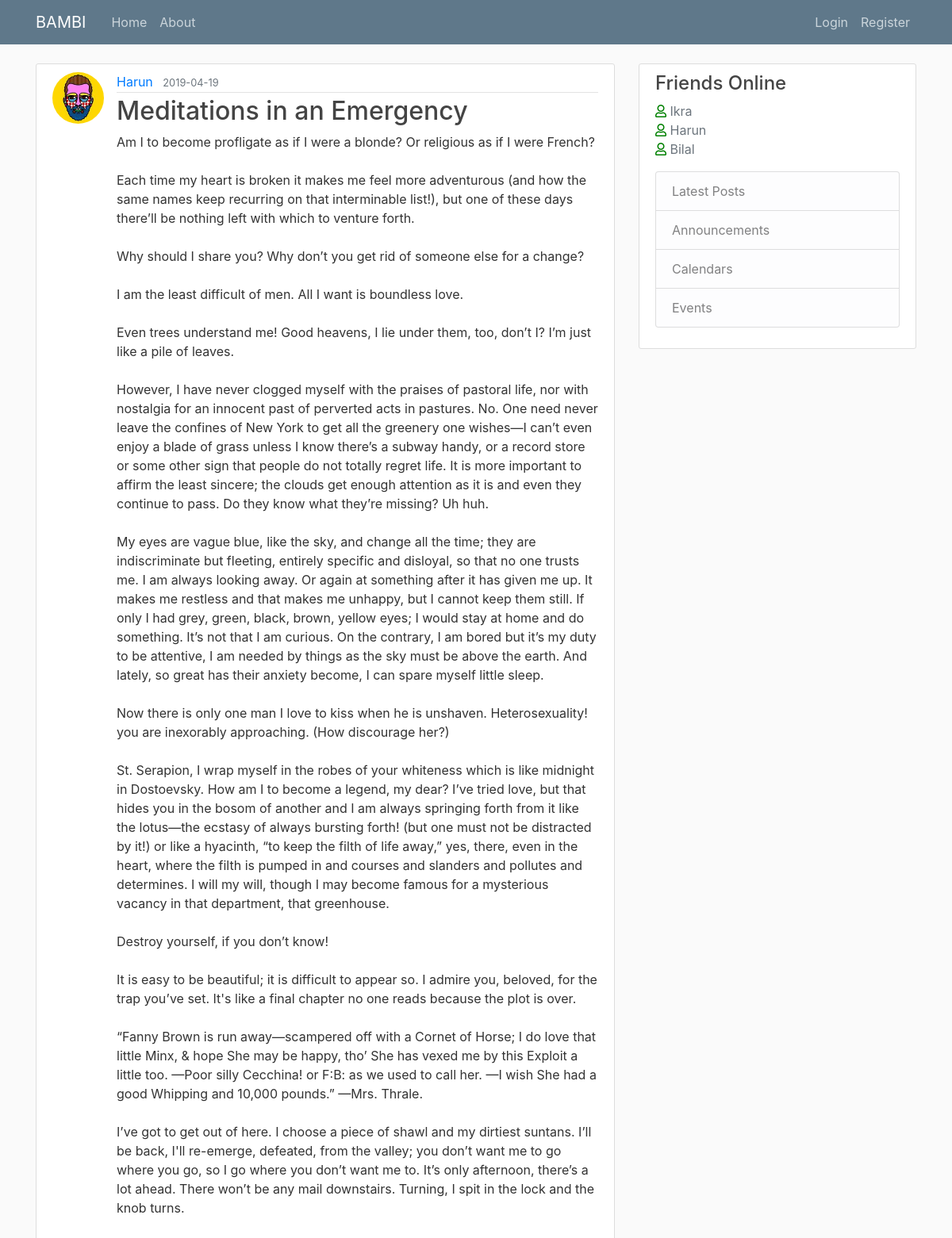
Screenshot of /post/23 with the database file from the repository.
### flaskblog/models.py (models this page shows, shortened)
class User(db.Model, UserMixin):
    id = db.Column(db.Integer, primary_key=True)
    username = db.Column(db.String(20), unique=True, nullable=False)
    email = db.Column(db.String(120), unique=True, nullable=False)
    image_file = db.Column(db.String(20), nullable=False,
                           default='default.jpg')
    password = db.Column(db.String(60), nullable=False)
    posts = db.relationship('Post', backref='author', lazy=True)

class Post(db.Model):
    id = db.Column(db.Integer, primary_key=True)
    title = db.Column(db.String(100), nullable=False)
    date_posted = db.Column(db.DateTime, nullable=False,
                            default=datetime.utcnow)
    content = db.Column(db.Text, nullable=False)
    user_id = db.Column(db.Integer, db.ForeignKey('user.id'), nullable=False)

### flaskblog/routes.py (the view)
@app.route("/post/<int:post_id>")
def post(post_id):
    post = Post.query.get_or_404(post_id)
    return render_template('post.html', title=post.title, post=post)

### flaskblog/templates/post.html (shortened to what this page needs)
{% extends "layout.html" %} {% block content %}
<article class="media content-section">
  <img
    class="rounded-circle article-img"
    src="{{ url_for('static', filename='profile_pics/' + post.author.image_file) }}"
  />
  <div class="media-body">
    <div class="article-metadata">
      <a
        class="mr-2"
        href="{{ url_for('user_posts' , username=post.author.username) }}"
        >{{ post.author.username }}</a
      >
      <small class="text-muted">{{
        post.date_posted.strftime("%Y-%m-%d")
      }}</small>
    </div>
    <h2 class="article-title">{{ post.title }}</h2>
    <p class="article-content">{{ post.content }}</p>
  </div>
</article>
{% endblock content %}

### flaskblog/static/main.css (style rules this page uses)
body { background: #fafafa; color: #333333; margin-top: 5rem; }
h1, h2, h3, h4, h5, h6 { color: #444444; }
.content-section { background: #ffffff; padding: 10px 20px; border: 1px solid #dddddd; border-radius: 3px; margin-bottom: 20px; }
.article-title { color: #444444; }
.article-content { white-space: pre-line; }
.article-img { height: 65px; width: 65px; margin-right: 16px; }
.article-metadata { padding-bottom: 1px; margin-bottom: 4px; border-bottom: 1px solid #e3e3e3; }

### rows the page displays
User: image_file (picture), author.username "Harun"
Post: date_posted "2019-04-19", title "Meditations in an Emergency", content "Am I to become profligate as if I were a blonde? Or religious as if I were French? Each time my heart is broken it makes me feel more adventurous (and how the same names keep recurring on that interminable list!), but one of these days there’ll be nothing left with which to venture forth. Why should I share you? Why don’t you get rid of someone else for a change? I am the least difficult of men. All I want is boundless love. Even trees understand me! Good heavens, I lie under them, too, don’t I? I’m just like a pile of leaves. However, I have never clogged myself with the praises of pastoral life, nor with nostalgia for an innocent past of perverted acts in pastures. No. One need never…"
